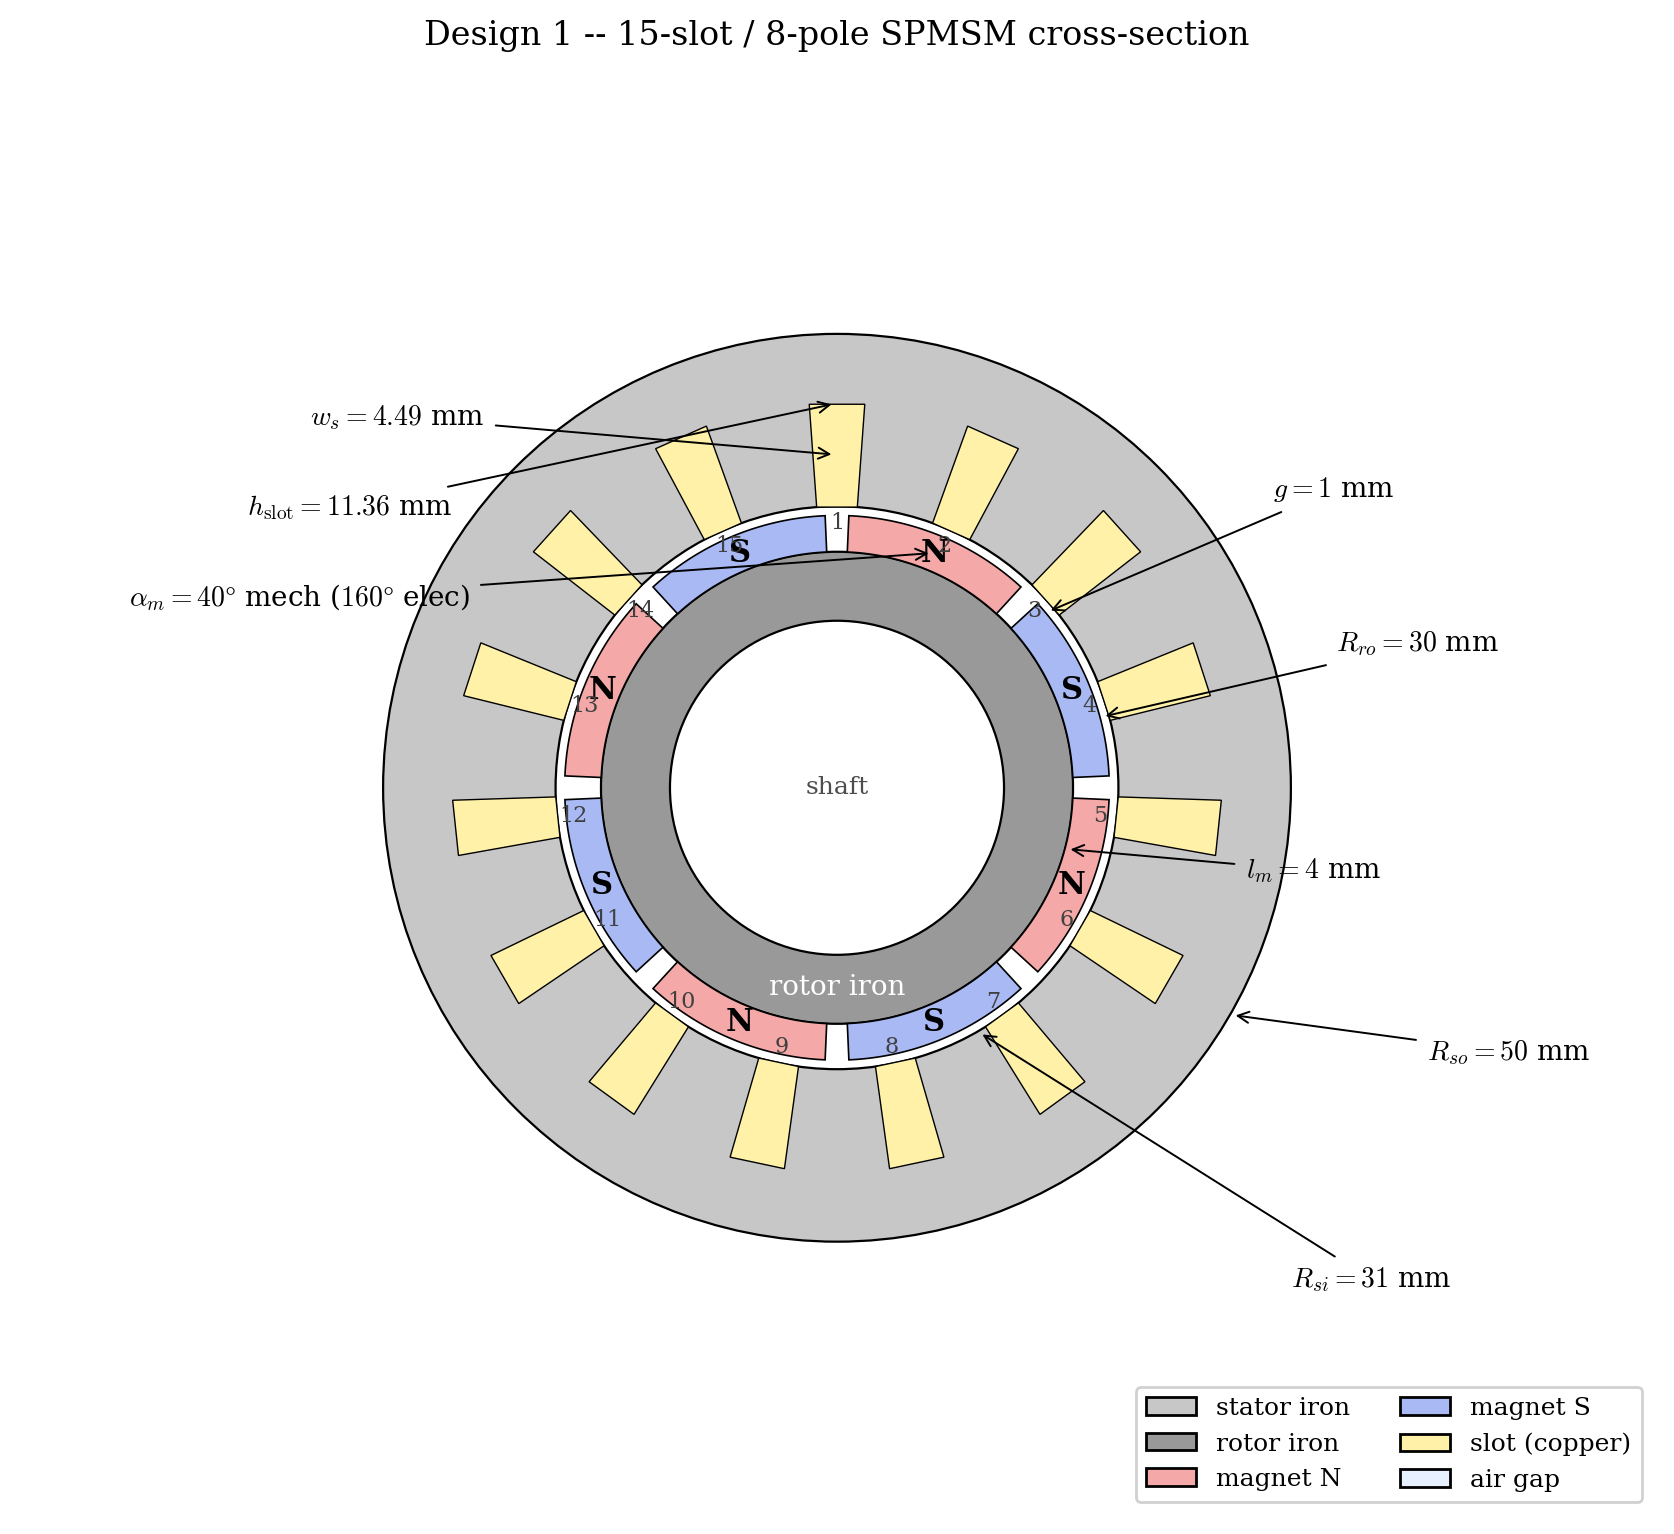

Generate this figure with Python:
"""Q4 -- cross-section sketch of the 15-slot / 8-pole SPMSM (Design 1).

Produces q4_geometry.png used as the geometry illustration in the
EE568 HW2 report.

All radii / widths / angles below come from the Q3 analytical design.
Run from the HW2 folder:  python q4_geometry.py
"""

from pathlib import Path

import numpy as np
import matplotlib.pyplot as plt
from matplotlib.patches import Circle, Polygon, Wedge

OUT_DIR = Path(__file__).parent
DPI = 200

plt.rcParams.update({
    "font.family": "serif",
    "font.size": 11,
    "mathtext.fontset": "cm",
    "axes.linewidth": 0.8,
})

# ---------------------------------------------------------------------------
# Design parameters (mm, deg)
# ---------------------------------------------------------------------------
R_so   = 50.0       # stator outer
R_si   = 31.0       # stator inner (bore)
R_ro   = 30.0       # rotor outer (magnet surface)
R_rc   = 26.0       # rotor iron outer (under magnets)
R_sh   = 18.4       # shaft radius (R_rc - w_ry)

w_s    = 4.49       # slot opening (tangential)
h_slot = 11.36      # slot height (radial)

N_s    = 15         # stator slots
N_m    = 8          # rotor magnets
alpha_m_mech = 40.0 # magnet arc, mechanical degrees (160 elec / 4 pp)


# ---------------------------------------------------------------------------
# Helpers
# ---------------------------------------------------------------------------
def annular_sector(r_in, r_out, theta_start_deg, theta_end_deg, n=64):
    """Return Polygon vertices for an annular sector between two radii
    and two angles (degrees, CCW)."""
    th = np.linspace(np.radians(theta_start_deg),
                     np.radians(theta_end_deg), n)
    outer = np.column_stack([r_out * np.cos(th), r_out * np.sin(th)])
    inner = np.column_stack([r_in  * np.cos(th[::-1]),
                             r_in  * np.sin(th[::-1])])
    return np.vstack([outer, inner])


def slot_polygon(slot_center_deg, w_s_mm, h_mm, r_inner):
    """Return rectangular slot polygon (a slot whose tangential width is
    w_s at the bore and which extends radially outward by h_mm)."""
    # Half tangential angle subtended by w_s at the bore
    half_ang = np.degrees(np.arctan2(w_s_mm / 2, r_inner))
    # Inner bottom-left and bottom-right at r_inner
    th1 = np.radians(slot_center_deg - half_ang)
    th2 = np.radians(slot_center_deg + half_ang)
    p1 = (r_inner * np.cos(th1), r_inner * np.sin(th1))
    p2 = (r_inner * np.cos(th2), r_inner * np.sin(th2))
    # Outer corners: project radially outward by h_mm
    r_out = r_inner + h_mm
    p3 = (r_out * np.cos(th2), r_out * np.sin(th2))
    p4 = (r_out * np.cos(th1), r_out * np.sin(th1))
    return np.array([p1, p2, p3, p4])


# ---------------------------------------------------------------------------
# Figure
# ---------------------------------------------------------------------------
fig, ax = plt.subplots(figsize=(8.5, 8.5))

# ---- Stator iron (annulus from R_si to R_so, with 15 slot cuts) -----------
stator_outer = Circle((0, 0), R_so, facecolor="0.78",
                      edgecolor="black", lw=0.8, zorder=1)
ax.add_patch(stator_outer)
stator_bore = Circle((0, 0), R_si, facecolor="white",
                     edgecolor="black", lw=0.8, zorder=2)
ax.add_patch(stator_bore)

# Slot polygons (centred on slot 1 at theta = 90 deg / top of figure)
slot_pitch_deg = 360.0 / N_s
slot_centers = [90.0 - (k - 1) * slot_pitch_deg for k in range(1, N_s + 1)]

for k, theta_c in enumerate(slot_centers, start=1):
    poly = slot_polygon(theta_c, w_s, h_slot, R_si)
    ax.add_patch(Polygon(poly, facecolor="#fff2a8",
                         edgecolor="black", lw=0.5, zorder=3))
    # Slot number, just inside the bore
    r_label = R_si - 1.8
    ax.text(r_label * np.cos(np.radians(theta_c)),
            r_label * np.sin(np.radians(theta_c)),
            str(k), ha="center", va="center", fontsize=8, color="0.25",
            zorder=4)

# Air gap (light blue ring just for visibility)
ax.add_patch(Circle((0, 0), R_si, facecolor="#e6f0ff",
                    edgecolor="none", zorder=1.5))
ax.add_patch(Circle((0, 0), R_ro, facecolor="white",
                    edgecolor="none", zorder=1.6))

# ---- Magnets (8 alternating N/S) ------------------------------------------
# Magnet 1 centred at theta = 90 - 22.5 = 67.5 deg (between slots 1 and 2)
# so the d-axis (N magnet centre) aligns with the slot opening of slot ~1
mag_pitch_deg = 360.0 / N_m   # = 45 deg
mag_centers = [90.0 - 22.5 - (k - 1) * mag_pitch_deg
               for k in range(1, N_m + 1)]

mag_colors = []
for k in range(1, N_m + 1):
    is_north = (k % 2 == 1)
    color = "#f4a8a8" if is_north else "#a8b9f4"   # red = N, blue = S
    mag_colors.append((is_north, color))

for (theta_c, (is_north, color)) in zip(mag_centers, mag_colors):
    poly = annular_sector(R_rc, R_ro,
                          theta_c - alpha_m_mech / 2,
                          theta_c + alpha_m_mech / 2)
    ax.add_patch(Polygon(poly, facecolor=color,
                         edgecolor="black", lw=0.6, zorder=2.5))
    # N/S label
    r_lbl = 0.5 * (R_rc + R_ro)
    ax.text(r_lbl * np.cos(np.radians(theta_c)),
            r_lbl * np.sin(np.radians(theta_c)),
            "N" if is_north else "S",
            ha="center", va="center", fontsize=11, fontweight="bold",
            color="black", zorder=3)

# ---- Rotor iron (disk from 0 to R_rc) -------------------------------------
ax.add_patch(Circle((0, 0), R_rc, facecolor="0.60",
                    edgecolor="black", lw=0.8, zorder=2))
# Shaft hole
ax.add_patch(Circle((0, 0), R_sh, facecolor="white",
                    edgecolor="black", lw=0.8, zorder=3))
ax.text(0, 0, "shaft", ha="center", va="center", fontsize=9, color="0.3",
        zorder=4)
ax.text(0, -22, "rotor iron", ha="center", va="center", fontsize=10,
        color="white", zorder=4)

# ---- Dimension callouts ---------------------------------------------------
# R_so callout
ax.annotate(r"$R_{so}=50$ mm",
            xy=(R_so * np.cos(np.radians(-30)),
                R_so * np.sin(np.radians(-30))),
            xytext=(65, -30),
            arrowprops=dict(arrowstyle="->", lw=0.7), fontsize=10)

# R_si callout
ax.annotate(r"$R_{si}=31$ mm",
            xy=(R_si * np.cos(np.radians(-60)),
                R_si * np.sin(np.radians(-60))),
            xytext=(50, -55),
            arrowprops=dict(arrowstyle="->", lw=0.7), fontsize=10)

# R_ro / magnet outer
ax.annotate(r"$R_{ro}=30$ mm",
            xy=(R_ro * np.cos(np.radians(15)),
                R_ro * np.sin(np.radians(15))),
            xytext=(55, 15),
            arrowprops=dict(arrowstyle="->", lw=0.7), fontsize=10)

# Magnet thickness l_m
ax.annotate(r"$l_m=4$ mm",
            xy=(R_rc * np.cos(np.radians(-15)),
                R_rc * np.sin(np.radians(-15))),
            xytext=(45, -10),
            arrowprops=dict(arrowstyle="->", lw=0.7), fontsize=10)

# Air gap g
ax.annotate(r"$g=1$ mm",
            xy=(R_ro * np.cos(np.radians(40)),
                R_ro * np.sin(np.radians(40))),
            xytext=(48, 32),
            arrowprops=dict(arrowstyle="->", lw=0.7), fontsize=10)

# Slot dimensions
ax.annotate(r"$w_s=4.49$ mm",
            xy=(0, R_si + h_slot / 2),
            xytext=(-58, 40),
            arrowprops=dict(arrowstyle="->", lw=0.7), fontsize=10)

ax.annotate(r"$h_{\rm slot}=11.36$ mm",
            xy=(0, R_si + h_slot),
            xytext=(-65, 30),
            arrowprops=dict(arrowstyle="->", lw=0.7), fontsize=10)

# Magnet pole arc / pitch
ax.annotate(r"$\alpha_m=40\degree$ mech ($160\degree$ elec)",
            xy=(0.5 * (R_rc + R_ro) * np.cos(np.radians(67.5)),
                0.5 * (R_rc + R_ro) * np.sin(np.radians(67.5))),
            xytext=(-78, 20),
            arrowprops=dict(arrowstyle="->", lw=0.7), fontsize=10)

# Title
ax.set_title("Design 1 -- 15-slot / 8-pole SPMSM cross-section",
             fontsize=12)

ax.set_xlim(-90, 90)
ax.set_ylim(-80, 80)
ax.set_aspect("equal")
ax.axis("off")

# Legend
from matplotlib.patches import Patch
legend_elems = [
    Patch(facecolor="0.78", edgecolor="black", label="stator iron"),
    Patch(facecolor="0.60", edgecolor="black", label="rotor iron"),
    Patch(facecolor="#f4a8a8", edgecolor="black", label="magnet N"),
    Patch(facecolor="#a8b9f4", edgecolor="black", label="magnet S"),
    Patch(facecolor="#fff2a8", edgecolor="black", label="slot (copper)"),
    Patch(facecolor="#e6f0ff", edgecolor="black", label="air gap"),
]
ax.legend(handles=legend_elems, loc="lower right", fontsize=9,
          framealpha=0.9, ncol=2)

fig.tight_layout()
fig.savefig(OUT_DIR / "q4_geometry.png", dpi=DPI, bbox_inches="tight")
plt.close(fig)

print("Wrote q4_geometry.png")
